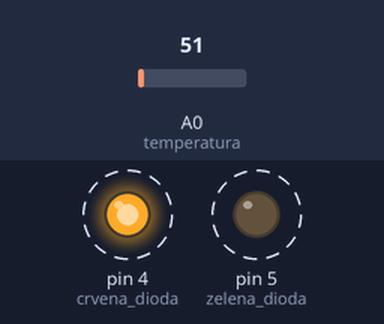
Recording of a sketch running on a simulated Arduino Uno, built with avr-gcc and run on an emulated ATmega328P. On the bench: output pins drawn as LEDs (lit = HIGH). Dashed ring = blinking. The inputs (shaded band) are chosen by the test bench; at power-on: A0 (temperatura) = 51. What the sketch prints to the serial monitor is not drawn.

Above: at 0.5 s.
Timing chart, 0 to 4.6 s (numbered marks = the images above):
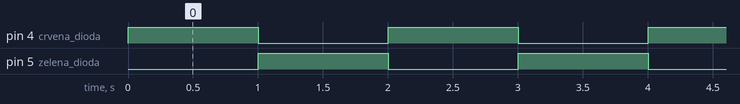

Measured:
- by itself, pin 4 (crvena_dioda), pin 5 (zelena_dioda): alternates HIGH for 1.0 s and LOW for 1.0 s
- by itself, everything shown: repeats every 2.0 s, in 3 steps

The sketch:

B21_test.ino
```cpp
#define temperatura A0
#define crvena_dioda 4
#define zelena_dioda 5

void setup() {
  pinMode(crvena_dioda,OUTPUT);
  pinMode(zelena_dioda,OUTPUT);
  Serial.begin(9600);
}

void loop() {
  int vrednostSenzora=analogRead(temperatura);
  float napon=vrednostSenzora*5/1023;
  Serial.print(napon);
  digitalWrite(crvena_dioda,HIGH);
  digitalWrite(zelena_dioda,LOW);
  delay(1000);
  digitalWrite(crvena_dioda,LOW);
  digitalWrite(zelena_dioda,HIGH);
  delay(1000);
  digitalWrite(crvena_dioda,LOW);
  digitalWrite(zelena_dioda,LOW);
}
```
